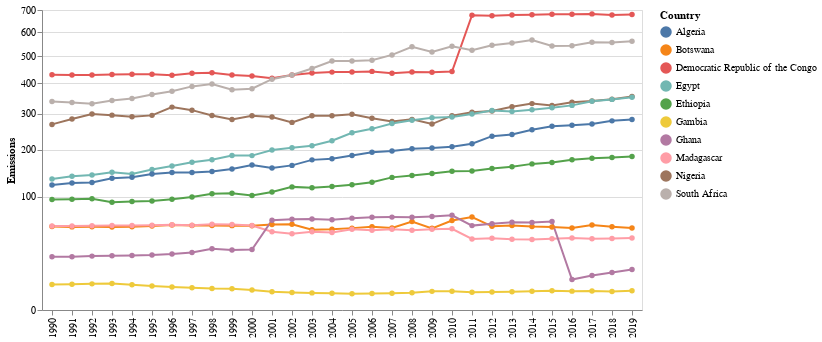

The notebook cell saved with this chart:
### Code cell
# look at the top one.
# try to figure out what happened to this ocuntry
# same with Ghana
# just comment whats interesting

subset_africa = africa_df[africa_df['Country'].isin(['Democratic Republic of the Congo', 'South Africa', 'Nigeria', 'Egypt', 'Algeria', 'Ethiopia', 'Botswana',
                                                     'Gambia', 'Ghana', 'Madagascar'])].drop(columns = ['Difference', 'Mean'])
fig_2 = alt.Chart(subset_africa.melt(id_vars='Country', var_name='Year', value_name='Value')).encode(
    x = alt.X('Year', title = None),
    y = alt.Y('Value', scale = alt.Scale(type = 'sqrt'), title = 'Emissions'),
    color = alt.Color('Country')
).mark_line(point = True)

# display
fig_2

### Figure 1 — Vega-Lite specification as saved in the notebook (floating-point values rounded to 4 significant figures; data arrays with more than 128 entries replaced by an {"elided": "..."} marker saying what was removed)
{"config": {"view": {"continuousWidth": 400, "continuousHeight": 300}}, "data": {"name": "data-018f765e5a68ee832a76201984ba4700"}, "mark": {"type": "line", "point": true}, "encoding": {"color": {"field": "Country", "type": "nominal"}, "x": {"field": "Year", "title": null, "type": "nominal"}, "y": {"field": "Value", "scale": {"type": "sqrt"}, "title": "Emissions", "type": "quantitative"}}, "$schema": "https://vega.github.io/schema/vega-lite/v4.17.0.json", "datasets": {"data-018f765e5a68ee832a76201984ba4700": {"elided": "300 records"}}}
